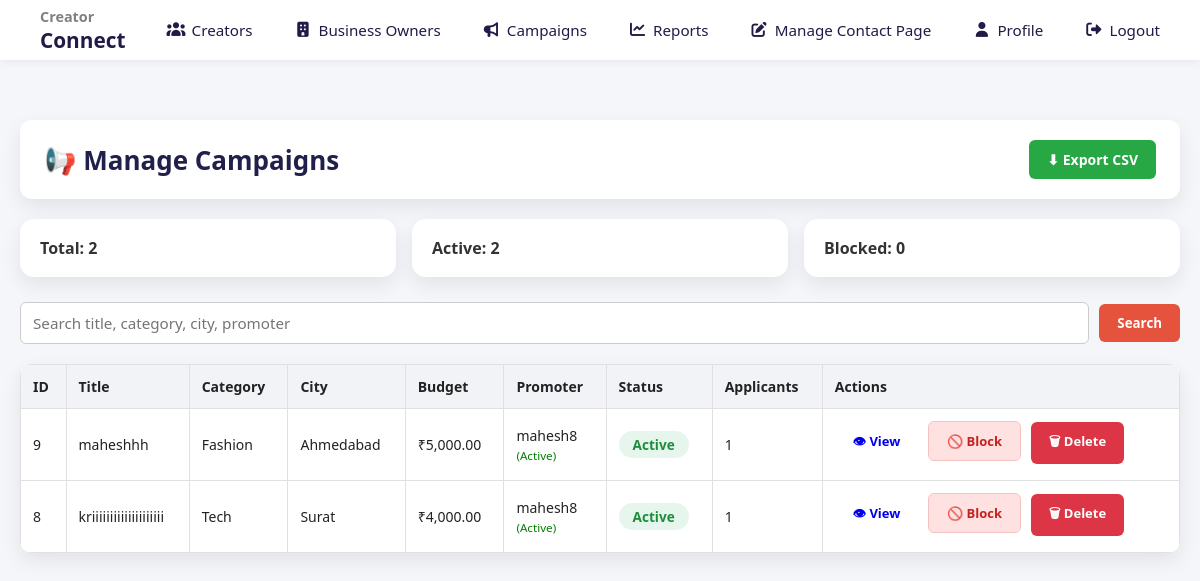
Page /Admin/manage_campaigns.php (signed in) on the committed database.
### tables this page shows
CREATE TABLE IF NOT EXISTS `campaigns` (
  `CampaignId` int NOT NULL AUTO_INCREMENT,
  `OwnerId` int NOT NULL,
  `Title` varchar(150) DEFAULT NULL,
  `Category` varchar(50) DEFAULT NULL,
  `Description` text,
  `Budget` decimal(10,2) DEFAULT NULL,
  `City` varchar(50) DEFAULT NULL,
  `created_at` timestamp NULL DEFAULT CURRENT_TIMESTAMP,
  `status` enum('active','blocked') DEFAULT 'active',
  `payment_status` enum('unpaid','paid') DEFAULT 'unpaid',
  PRIMARY KEY (`CampaignId`)
);

CREATE TABLE IF NOT EXISTS `users_login` (
  `UserId` int NOT NULL AUTO_INCREMENT,
  `UserType` varchar(20) NOT NULL,
  `Email` varchar(150) NOT NULL,
  `UserName` varchar(50) NOT NULL,
  `Password` varchar(255) DEFAULT NULL,
  `oauth_provider` varchar(50) DEFAULT NULL,
  `oauth_id` varchar(100) DEFAULT NULL,
  `force_password_change` tinyint(1) DEFAULT '0',
  `created_at` timestamp NULL DEFAULT CURRENT_TIMESTAMP,
  `Status` enum('active','blocked') DEFAULT 'active',
  `reset_token` varchar(255) DEFAULT NULL,
  `reset_token_expiry` datetime DEFAULT NULL,
  PRIMARY KEY (`UserId`),
  UNIQUE KEY `UserName` (`UserName`)
);

### Admin/manage_campaigns.php (the view, shortened to what this page needs)
<?php
require_once __DIR__ . '/../Common Files/config.php';
$search = trim($_GET['search'] ?? '');
$sql = "
SELECT
    c.CampaignId,
    c.Title,
    c.Category,
    c.City,
    c.Budget,
    c.status,
    c.created_at,
    u.UserName AS promoter,
    u.Status AS promoter_status,
    (
        SELECT COUNT(*)
        FROM campaign_applications ca
        WHERE ca.campaign_id = c.CampaignId
    ) AS applicants
FROM campaigns c
JOIN users_login u ON c.OwnerId = u.UserId
WHERE u.UserType = 'promoter'
";
$sql .= " ORDER BY c.CampaignId DESC";
$result = $conn->query($sql);
$totalCampaigns = $conn->query("SELECT COUNT(*) t FROM campaigns")->fetch_assoc()['t'];
$activeCampaigns = $conn->query("SELECT COUNT(*) t FROM campaigns WHERE status='active'")->fetch_assoc()['t'];
$blockedCampaigns = $conn->query("SELECT COUNT(*) t FROM campaigns WHERE status='blocked'")->fetch_assoc()['t'];
?>
<!DOCTYPE html>
<html>
<head>
    <link rel="stylesheet" href="manage_campaigns.css">
    <link rel="stylesheet"
          href="https://cdnjs.cloudflare.com/ajax/libs/font-awesome/7.0.0/css/all.min.css">
</head>
<body>
<?php include(__DIR__ . '/../Common Files/navbar.php'); ?>
<div class="container">
    <div class="header">
        <h1>📢 Manage Campaigns</h1>
        <a href="?export=1" class="btn primary">⬇ Export CSV</a>
    </div>
    <div class="stats">
        <span>Total: <?= $totalCampaigns ?></span>
        <span>Active: <?= $activeCampaigns ?></span>
        <span>Blocked: <?= $blockedCampaigns ?></span>
    </div>
    <form method="get" class="search-box">
        <input type="text" name="search"
               placeholder="Search title, category, city, promoter"
               value="<?= htmlspecialchars($search) ?>">
        <button type="submit">Search</button>
    </form>
    <div class="table-wrapper">
        <table>
            <thead>
            <tr>
                <th>ID</th>
                <th>Title</th>
                <th>Category</th>
                <th>City</th>
                <th>Budget</th>
                <th>Promoter</th>
                <th>Status</th>
                <th>Applicants</th>
                <th>Actions</th>
            </tr>
            </thead>
            <tbody>
            <?php while ($row = $result->fetch_assoc()): ?>
                <tr>
                    <td><?= $row['CampaignId'] ?></td>
                    <td><?= htmlspecialchars($row['Title']) ?></td>
                    <td><?= htmlspecialchars($row['Category']) ?></td>
                    <td><?= htmlspecialchars($row['City']) ?></td>
                    <td>₹<?= number_format($row['Budget'],2) ?></td>
                    <td>
                        <?= htmlspecialchars($row['promoter']) ?><br>
                        <small style="color:<?= $row['promoter_status']=='blocked'?'red':'green' ?>">
                            (<?= ucfirst($row['promoter_status']) ?>)
                        </small>
                    </td>
                    <td>
                        <span class="status <?= $row['status'] ?>">
                            <?= ucfirst($row['status']) ?>
                        </span>
                    </td>
                    <td><?= $row['applicants'] ?></td>
                    <td class="actions">
                        <a class="btn"
                           href="view_campaign.php?id=<?= $row['CampaignId'] ?>">
                           👁 View
                        </a>
                        <?php if ($row['status'] === 'active'): ?>
                            <a class="btn warning"
                               href="?block=<?= $row['CampaignId'] ?>"
                               onclick="return confirm('Block this campaign?')">
                               🚫 Block
                            </a>
                        <?php endif; ?>
                        <a class="btn danger"
                           href="?delete=<?= $row['CampaignId'] ?>"
                           onclick="return confirm('Permanent delete?')">
                           🗑 Delete
                        </a>
                    </td>
                </tr>
            <?php endwhile; ?>
            </tbody>
        </table>
    </div>
</div>
</body>
</html>

### Admin/manage_campaigns.css (style rules this page uses)
* { margin: 0; padding: 0; box-sizing: border-box; font-family: 'Segoe UI', Tahoma, Arial, sans-serif; }
body { background: #f4f6f9; color: #222; }
.container { max-width: 1250px; margin: 30px auto; padding: 20px; }
.header { display: flex; justify-content: space-between; align-items: center; background: #ffffff; padding: 20px 24px; border-radius: 12px; box-shadow: 0 8px 20px rgba(0,0,0,0.08); margin-bottom: 20px; }
.header h1 { font-size: 26px; color: #20204a; }
.btn { padding: 10px 18px; border-radius: 6px; font-size: 14px; font-weight: 600; text-decoration: none; display: inline-block; cursor: pointer; transition: all 0.2s ease; }
.btn.primary { background: #28a745; color: #fff; }
.btn.warning { background: #ffe1e1; color: #c5221f; border: 1px solid #f5c2c2; }
.btn.danger { background: #dc3545; color: #fff; }
.stats { display: grid; grid-template-columns: repeat(auto-fit, minmax(220px, 1fr)); gap: 16px; margin-bottom: 25px; }
.stats span { background: #ffffff; padding: 18px 20px; border-radius: 14px; box-shadow: 0 8px 20px rgba(0,0,0,0.08); font-weight: 600; display: flex; justify-content: space-between; color: #333; }
.search-box { display: flex; gap: 10px; align-items: center; margin-bottom: 20px; }
.search-box input { flex: 1; padding: 10px 12px; border: 1px solid #ccc; border-radius: 6px; font-size: 0.95rem; }
.search-box button { padding: 10px 18px; background: #e5533d; border: none; color: #fff; border-radius: 6px; cursor: pointer; font-weight: 600; }
.table-wrapper { background: #ffffff; border-radius: 12px; box-shadow: 0 8px 20px rgba(0,0,0,0.08); overflow-x: auto; }
table { width: 100%; border-collapse: collapse; border: 1px solid #ddd; }
table th, table td { padding: 12px; text-align: left; font-size: 14px; border: 1px solid #e0e0e0; }
table th { background: #f2f3f7; font-weight: bold; }
.status { padding: 4px 14px; border-radius: 20px; font-size: 0.85rem; font-weight: bold; display: inline-block; }
.status.active { background: #e6f6ec; color: #1e8e3e; }
.actions .btn { margin-right: 6px; margin-bottom: 4px; font-size: 13px; }

### Common Files/navbar.css (style rules this page uses)
* { margin: 0; padding: 0; box-sizing: border-box; font-family: "Segoe UI", sans-serif; }
body { padding-top: 70px; }

### rows in the picture
campaigns: CampaignId "9", Title "maheshhh", Category "Fashion", City "Ahmedabad", Budget "5,000.00", OwnerId.UserName "mahesh8", OwnerId.Status "Active", status "Active", applicants "1"
campaigns: CampaignId "8", Title "kriiiiiiiiiiiiiiiiiiii", Category "Tech", City "Surat", Budget "4,000.00", OwnerId.UserName "mahesh8", OwnerId.Status "Active", status "Active", applicants "1"

### other values in the picture
$totalCampaigns "2"
$activeCampaigns "2"
$blockedCampaigns "0"
